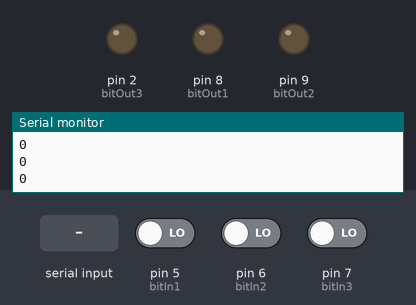
The sketch below on a simulated Arduino Uno, built with avr-gcc and run on an emulated ATmega328P. Shown: output pins drawn as LEDs (lit = HIGH), the last lines printed to the serial monitor. The test bench sets the inputs (shaded band); at power-on: pin 5 (bitIn1) LOW, pin 6 (bitIn2) LOW, pin 7 (bitIn3) LOW.

Above: at 1.3 s.
1.4 s: "30,150\n" received over the second serial link
At 1.63 s:
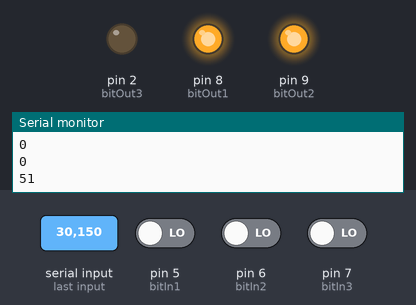
4.2 s: "90,45\n" received over the second serial link
At 6.1 s:
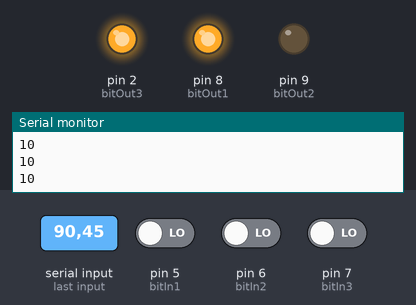
6.7 s: "200\n" received over the second serial link
At 6.91 s:
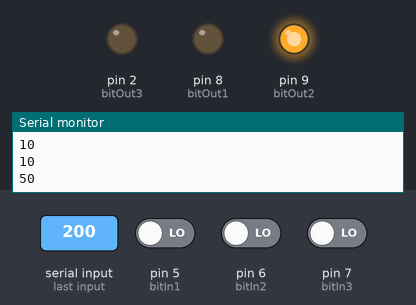
8.5 s: "5\n" received over the second serial link
At 9.7 s:
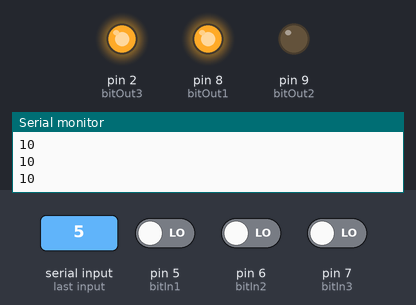
10.0 s: "90\n" received over the second serial link
At 10.9 s:
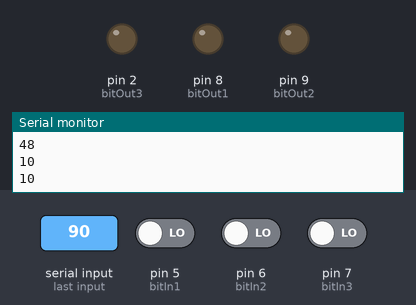
Timing chart, 0 to 12.8 s (numbered marks = the images above; inputs shaded):
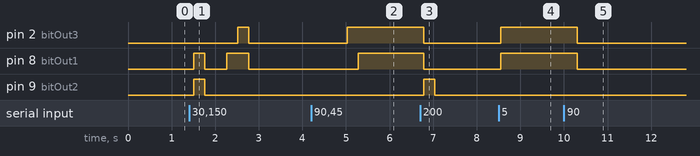

Measured:
- after the input at 1.4 s, pin 2 (bitOut3): LOW → HIGH after 1.1 s, → LOW 0.25 s later; pin 8 (bitOut1): LOW → HIGH after 0.11 s, → LOW 0.25 s later, → HIGH 0.50 s later, → LOW 0.50 s later; pin 9 (bitOut2): LOW → HIGH after 0.11 s, → LOW 0.25 s later
- after the input at 4.2 s, pin 2 (bitOut3): LOW → HIGH after 0.83 s; pin 8 (bitOut1): LOW → HIGH after 1.1 s
- after the input at 6.7 s, pin 2 (bitOut3), pin 8 (bitOut1): HIGH → LOW after 0.09 s; pin 9 (bitOut2): LOW → HIGH after 0.09 s, → LOW 0.25 s later
- after the input at 8.5 s, pin 2 (bitOut3), pin 8 (bitOut1): LOW → HIGH at once
- after the input at 10.0 s, pin 2 (bitOut3), pin 8 (bitOut1): HIGH → LOW after 0.30 s

The sketch:

slave_harambus.ino
```cpp
#include <SoftwareSerial.h>

SoftwareSerial BTSerial(10,11); // RX | TX
int bitIn1 = 5;
int bitIn2 = 6;
int bitIn3 = 7;
int bitOut1 = 8;
int bitOut2 = 9;
int bitOut3 = 2;
int out_value = 0;
int in_value = 0;
int digital = 0;
void setup() {
  // put your setup code here, to run once:
  pinMode(bitIn1, INPUT); //petit bit (1)
  pinMode(bitIn2, INPUT); //moyen bit (2)
  pinMode(bitIn3, INPUT); //gros bit  (4)
  pinMode(bitOut1, OUTPUT); //petit bit (1)
  pinMode(bitOut2, OUTPUT); //moyen bit (2)
  pinMode(bitOut3, OUTPUT); //gros bit  (4)
  digitalWrite(bitOut1, LOW);
  digitalWrite(bitOut2, LOW);
  digitalWrite(bitOut3, LOW);

  Serial.begin(9600);
  Serial.println("Slave module : BAUD 9600");
  BTSerial.begin(9600);  // HC-05 default speed in AT command more
}

void loop() {
  // Boucle principale et perpétuelle du arduino
  /////////////////////// \\\\\\\\\\\\\\\\\\\\\\
  // Convertir les 3 bits du RobUS à envoyer
  // Conversion du bit 1 : ( 00X )
  out_value = 0;
  if(digitalRead(bitIn1) == HIGH){
    out_value = out_value + 1;
  }
  // Conversion du bit 2 : ( 0X0 )
  if(digitalRead(bitIn2) == HIGH){
    out_value = out_value + 2;
  }
  // Conversion du bit 1 : ( X00 )
  if(digitalRead(bitIn3) == HIGH){
    out_value = out_value + 4;
  }

  /////////////////////// \\\\\\\\\\\\\\\\\\\\\\
  // Envoyer OUT VALUE
  // enlever valeur test et remplacé par out_value
  BTSerial.print(out_value);
  /////////////////////// \\\\\\\\\\\\\\\\\\\\\\
  // Recevoir la valeur IN VALUE
  if(BTSerial.available()>0){
    in_value = BTSerial.read();
  }
  Serial.print(in_value);
  Serial.print("\r\n");
  if(in_value>='0' && in_value<='8'){
    /////////////////////// \\\\\\\\\\\\\\\\\\\\\\
    // Conversion de la valeur reçu en valeur digitale
    digital = in_value - 48;
    //Serial.print(digital);
    /////////////////////// \\\\\\\\\\\\\\\\\\\\\\
    // Écrire la valeur INPUT transformée en digitale
    if(digital>=4){
      digitalWrite(bitOut3, HIGH);
      digital -= 4;
    }
    else{
      digitalWrite(bitOut3, LOW);
    }
    if(digital>=2){
      digitalWrite(bitOut2, HIGH);
      digital -= 2;
    }
    else{
      digitalWrite(bitOut2, LOW);
    }
    if(digital>=1){
      digitalWrite(bitOut1, HIGH);
      digital -= 1;
    }
    else{
      digitalWrite(bitOut1, LOW);
    }
  }

  delay(250);
}
```
